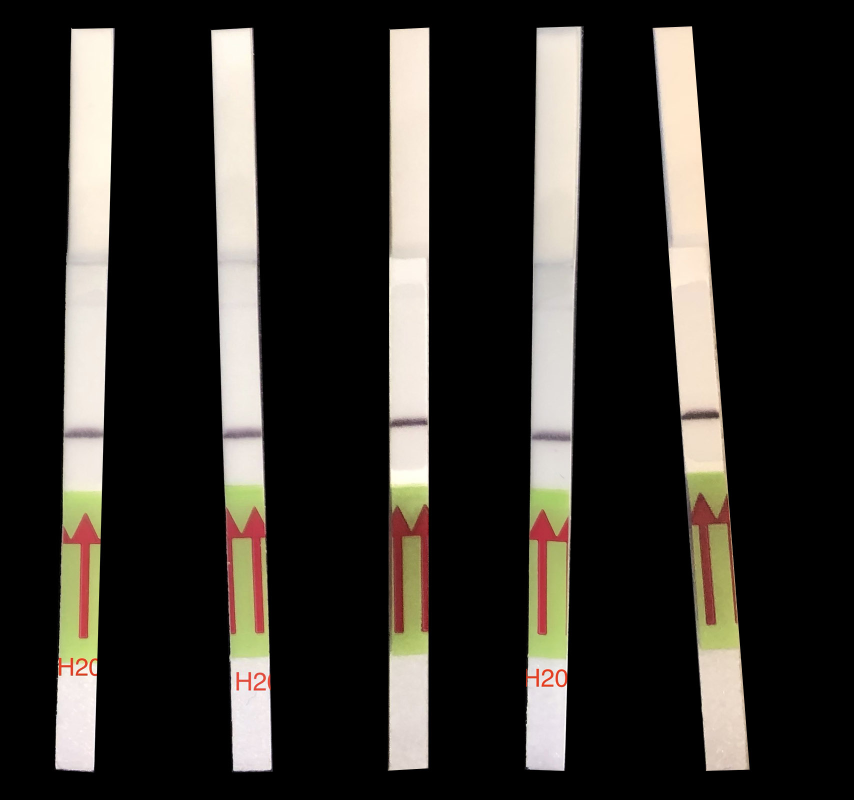
#> input picture notebooks/images/n2-controls.jpg, 1707 x 1600 px (shown at 1/2 size)
$ jupyter execute 'LOB threshold from controls.ipynb'
#> lines starting #> are read from the running program, lines starting #| are printed output that depends on the picture; after the words box and inside, x2 and y2 are one past the last pixel; in counts of white or black regions, pixels touching at a corner belong together; long printed decimals are rounded
[cell 1]
import cv2
import imutils
import math
import numpy as np
from matplotlib import pyplot as plt

plt.rcParams['figure.figsize'] = [10, 10]

## LOB threshold from controls

This script calculates the LB threshold from the signal in water controls, value which is then combined with the SD in low concentration tests to determine the detection threshold, following the method from Armbruster and Pry in "Limit of Blank, Limit of Detection and Limit of Quantitation"

[cell 2]
# filename = 'images/N2_LOD_for_app_1_June202019.JPG'
filename = 'images/n2-controls.jpg'
image = cv2.imread(filename)
#> image is the input picture: shape (1600, 1707, 3); mean B, G, R 41.2, 45.7, 48.7
image = cv2.GaussianBlur(image, (5,5), 0)
plt.imshow(cv2.cvtColor(image, cv2.COLOR_BGR2RGB))

[cell 3]
# Parameters

# TODO: All of these should normalized as a function of the image resolution and expected size of the strips

w = image.shape[0]
h = image.shape[1]

# The Y value above which the top of the strip should be
maxTopY = int(w * 0.2)

# The Y value above which the begining of the sensitive part of the strip should be
maxCenterY = int(w * 0.65)

# Minimum area of the colored center box in the strip
minCenterBoxArea = 10000

# Maximum area of the colored center box in the strip
maxCenterBoxArea = 50000

# Minimum area of the top strip boxes
minTopBoxArea = 25000

# Maximum of the top strip boxes
maxTopBoxArea = 500000

# Minimum intensity for binary thresholding of the top portion of the strips
minStripThreshold = 190

# Sensitive area of the strip
stripWidth = 200
stripHeight = 2000
stripHoldY = 850
maxPeakAlign = 50

# Percentage of the margins to be removed
marginFraction = 0.2

# Times the standard deviation of the mean intensity to detect a peak in first pass
peakSTDScale = 4

# Times the standard deviation of the mean intensity to detect a peak in the final normalized data
peakSTDScaleNorm = 20

# Default peak position to use when the control does not have a positive band
defPeakPosition = 360

# Maximum position for the peak of the control's positive band
maxControlPeakPos = 390

# Red is at the beginning/end of the hue range, so it covers the [0-10] and the [170, 180] (hue in OpenCV varies
# between 0 and 180 degrees)
lower_red1 = np.array([0, 50, 50])
upper_red1 = np.array([15, 255, 255])
lower_red2 = np.array([170, 50, 50])
upper_red2 = np.array([180, 255, 255])

# Green is between 20 and 90 (these ranges can be adjusted)
lower_green = np.array([20, 50, 50])
upper_green = np.array([90, 255, 255])

[cell 4]
# Some utilities

def makeOrderedBox(rect):
    box0 = cv2.boxPoints(rect)
    box0 = np.int0(box0)

    xval = [pt[0] for pt in box0]
    yval = [pt[1] for pt in box0]

    x0 = np.mean(xval)
    y0 = np.mean(yval)

    angles = []
    for i in range(0, len(box0)):
        xi = box0[i][0]
        yi = box0[i][1]
        x = xi - x0
        y = yi - y0
        a = np.arctan2(y, x)
        val = [a, i]
        angles += [val]

    angles.sort(key=lambda val: val[0], reverse=False)
    box = np.array([box0[val[1]] for val in angles])

    return box

def boxMinX(box):
    return min([pt[0] for pt in box])

def boxMaxX(box):
    return max([pt[0] for pt in box])

def boxMinY(box):
    return min([pt[1] for pt in box])

def boxMaxY(box):
    return max([pt[1] for pt in box])

def boxArea(box):
    x0 = np.mean([pt[0] for pt in box])
    y0 = np.mean([pt[1] for pt in box])
    p0 = np.array([x0, y0])

    area = 0
    n = len(box)
    for i in range(0, n):
        p1 = box[i]
        if i < n - 1:
            p2 = box[i + 1]
        else:
            p2 = box[0]

        # Heron's Formula
        a = np.linalg.norm(p1-p0)
        b = np.linalg.norm(p2-p0)
        c = np.linalg.norm(p1-p2)
        s = (a + b + c) / 2
        triarea = np.sqrt(s * (s - a) * (s - b) * (s - c))

        area += triarea

    return area

[cell 5]
# Processing Step 1: detecting the colored area in the strips

# First, convert the image to HSV color space, which makes the color detection straightforward
hsv = cv2.cvtColor(image, cv2.COLOR_BGR2HSV)
#> hsv: shape (1600, 1707, 3); mean H, S, V 8.9, 13, 49.1

# These strips have red arrows on a green background, so we define two masks, one for red and the other for green

red_mask1 = cv2.inRange(hsv, lower_red1, upper_red1)
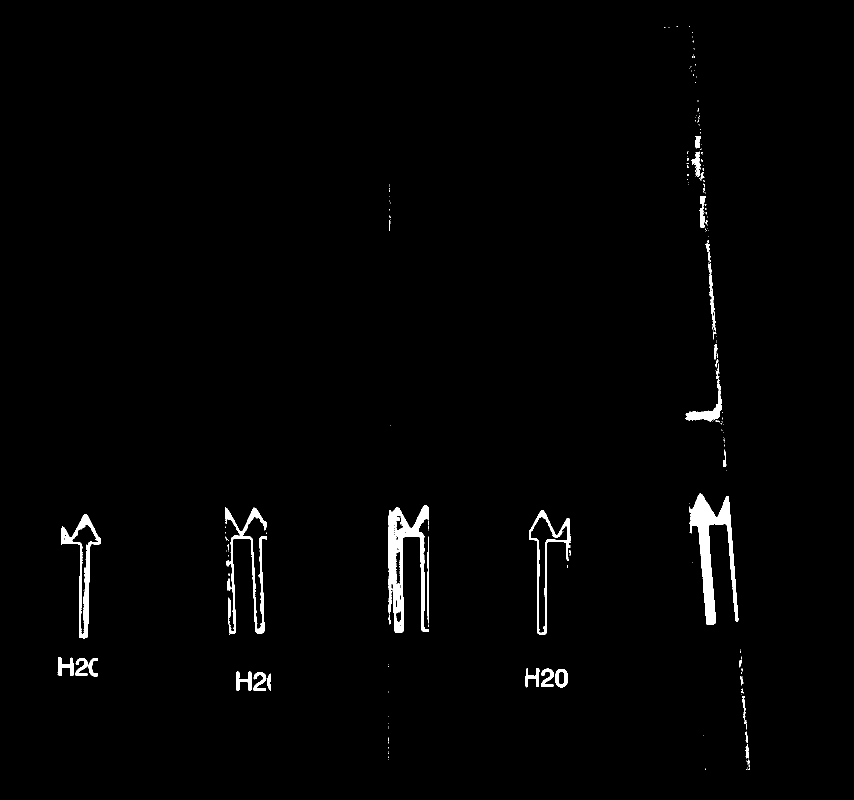
#> red_mask1: shape (1600, 1707) (shown at 1/2 size); 1.4% white; 223 white regions (182 under 20 px), largest, box (x1, y1, x2, y2) and area: (1378, 987, 1477, 1250) 8649, (777, 1011, 858, 1266) 8144, (450, 1015, 533, 1268) 4355
red_mask2 = cv2.inRange(hsv, lower_red2, upper_red2)
#> red_mask2: shape (1600, 1707); 0.53% white; 53 white regions (36 under 20 px), largest, box (x1, y1, x2, y2) and area: (1061, 1034, 1135, 1266) 3931, (486, 1033, 533, 1258) 3256, (143, 1049, 196, 1269) 2190

red_mask = red_mask1 + red_mask2
#> red_mask: shape (1600, 1707); 1.9% white; 207 white regions (166 under 20 px), largest, box (x1, y1, x2, y2) and area: (777, 1011, 858, 1266) 11510, (450, 1015, 533, 1268) 9687, (1378, 987, 1477, 1250) 8709
green_mask = cv2.inRange(hsv, lower_green, upper_green)
#> green_mask: shape (1600, 1707); 3.4% white; 66 white regions (50 under 20 px), largest, box (x1, y1, x2, y2) and area: (1381, 1049, 1481, 1302) 14761, (116, 1088, 202, 1329) 14499, (1054, 1080, 1139, 1318) 14365

mask = red_mask + green_mask
#> mask: shape (1600, 1707); 5.3% white; 249 white regions (207 under 20 px), largest, box (x1, y1, x2, y2) and area: (1372, 937, 1482, 1302) 28909, (115, 967, 205, 1353) 28018, (448, 968, 540, 1316) 27311

plt.imshow(cv2.cvtColor(mask, cv2.COLOR_GRAY2RGB))

[cell 6]
# Processing Step 2: determining the bounding boxes for the colored areas

cnts = cv2.findContours(mask, cv2.RETR_EXTERNAL, cv2.CHAIN_APPROX_SIMPLE)
#> cnts = 249 contours, 217 with area under 20; largest, box (x1, y1, x2, y2) and area: (1372, 937, 1482, 1302) 29126, (115, 967, 205, 1353) 27882, (448, 968, 540, 1316) 27492, (777, 961, 858, 1325) 26546, (1054, 975, 1142, 1318) 26396
cnts = imutils.grab_contours(cnts)

# Create a copy of the original image to draw the bounding boxes on
tmp = image.copy()

center_boxes = []
for c in cnts:
    M = cv2.moments(c)
    if M["m00"] == 0: continue

    rect = cv2.minAreaRect(c)
    box = makeOrderedBox(rect)

    area = boxArea(box)
    if area < minCenterBoxArea or maxCenterBoxArea < area: continue

    if maxCenterY < boxMinY(box): continue

    print("Found suitable center box")
    print(area)
    print(box)
    center_boxes += [box]

    tmp = cv2.drawContours(tmp, [box], 0, (0,0,255), 10)
    tmp = cv2.circle(tmp, (box[0][0], box[0][1]), 20, (255,0,0), -1)
#> this loop made 249 passes
#> c on passes 1, 2, 4: [[1492, 1539], [1494, 1539]], [[1411, 1537], [1411, 1539]], [[1494, 1535], [1494, 1536]]
#> (printed output is left out)
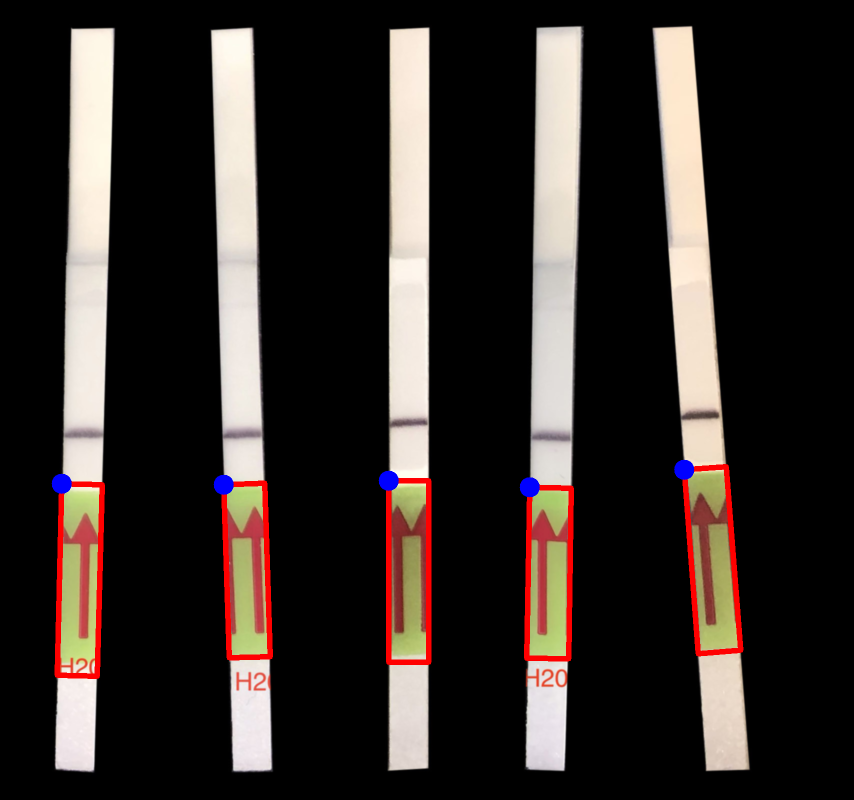
#> tmp: shape (1600, 1707, 3) (shown at 1/2 size); mean B, G, R 40.4, 44, 51.2
#> after the loop, center_boxes = 5 items

plt.imshow(cv2.cvtColor(tmp, cv2.COLOR_BGR2RGB))

[cell 7]
# Processing Step 3: binary thresholding of the entire image to extract the top part of the strips
ret, thresh = cv2.threshold(image, minStripThreshold, 255, cv2.THRESH_BINARY)
#> ret = 190

plt.imshow(cv2.cvtColor(thresh, cv2.COLOR_BGR2RGB))

[cell 8]
# Processing Step 4: detect boundary boxes for the top of the strips

grayscale = cv2.cvtColor(thresh, cv2.COLOR_BGR2GRAY)
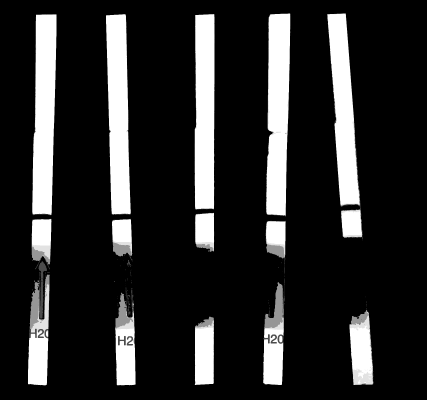
#> grayscale: shape (1600, 1707) (shown at 1/4 size); min 0, max 255, mean 42.9
cnts = cv2.findContours(grayscale, cv2.RETR_EXTERNAL, cv2.CHAIN_APPROX_SIMPLE)
#> cnts = 74 contours, 56 with area under 20; largest, box (x1, y1, x2, y2) and area: (1308, 54, 1452, 962) 66574, (1064, 54, 1161, 868) 64611, (129, 57, 227, 861) 63089, (424, 57, 523, 859) 61348, (779, 56, 858, 839) 58682
cnts = imutils.grab_contours(cnts)

# Create a copy of the original image to draw the bounding boxes on
tmp = image.copy()

top_boxes = []
for c in cnts:
    M = cv2.moments(c)
    if M["m00"] == 0: continue

    rect = cv2.minAreaRect(c)
    box = makeOrderedBox(rect)

    area = boxArea(box)
    if area < minTopBoxArea or maxTopBoxArea < area:
        continue

    if maxTopY < boxMinY(box): continue

    print("Found suitable top box")
    print(area)
    print(box)
    top_boxes += [box]

    tmp = cv2.drawContours(tmp, [box], 0, (0,0,255), 10)
    tmp = cv2.circle(tmp, (box[0][0], box[0][1]), 20, (255,0,0), -1)
#> this loop made 74 passes
#> c on passes 1, 2, 6, 8, 11, 14, 16, 18: [[803, 1287]], [[1059, 1271]], [[517, 1239], [517, 1240]], [[472, 1230]], [[1079, 1220], [1079, 1223]], [[471, 1213], [471, 1215]], [[1074, 1208], [1074, 1214]], [[519, 1204], [519, 1205]]
#> (printed output is left out)
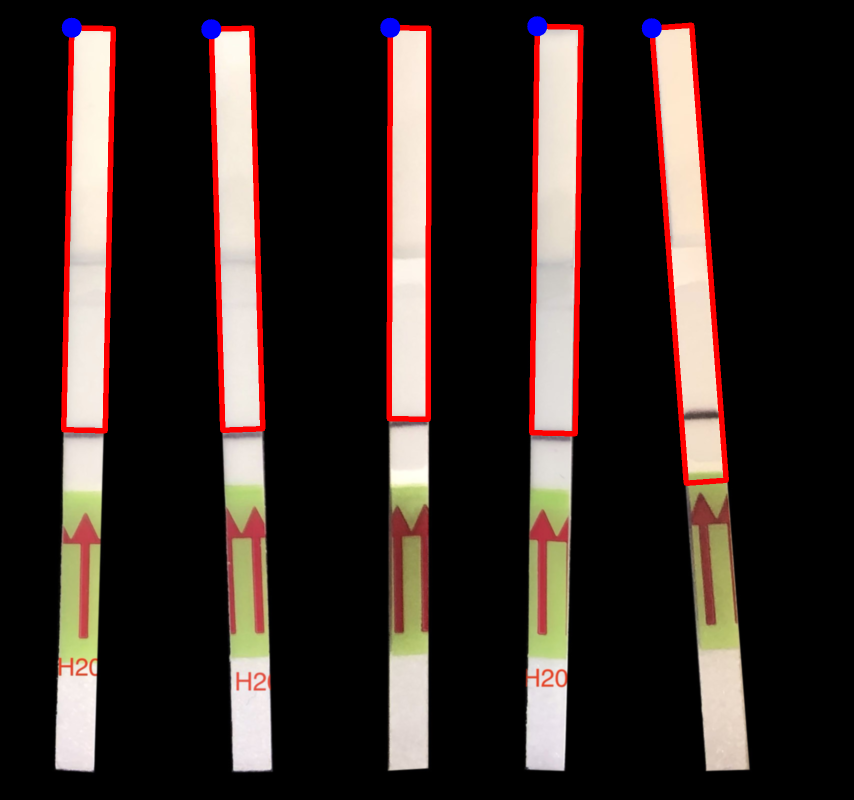
#> tmp: shape (1600, 1707, 3) (shown at 1/2 size); mean B, G, R 37.8, 41.4, 53.3

plt.imshow(cv2.cvtColor(tmp, cv2.COLOR_BGR2RGB))

[cell 9]
# From:
# https://www.cs.hmc.edu/ACM/lectures/intersections.html

def intersectLines(pt1, pt2, ptA, ptB):
    """ this returns the intersection of Line(pt1,pt2) and Line(ptA,ptB)

        returns a tuple: (xi, yi, valid, r, s), where
        (xi, yi) is the intersection
        r is the scalar multiple such that (xi,yi) = pt1 + r*(pt2-pt1)
        s is the scalar multiple such that (xi,yi) = pt1 + s*(ptB-ptA)
            valid == 0 if there are 0 or inf. intersections (invalid)
            valid == 1 if it has a unique intersection ON the segment    """

    DET_TOLERANCE = 0.00000001

    # the first line is pt1 + r*(pt2-pt1)
    # in component form:
    x1, y1 = pt1;   x2, y2 = pt2
    dx1 = x2 - x1;  dy1 = y2 - y1

    # the second line is ptA + s*(ptB-ptA)
    x, y = ptA;   xB, yB = ptB;
    dx = xB - x;  dy = yB - y;

    # we need to find the (typically unique) values of r and s
    # that will satisfy
    #
    # (x1, y1) + r(dx1, dy1) = (x, y) + s(dx, dy)
    #
    # which is the same as
    #
    #    [ dx1  -dx ][ r ] = [ x-x1 ]
    #    [ dy1  -dy ][ s ] = [ y-y1 ]
    #
    # whose solution is
    #
    #    [ r ] = _1_  [  -dy   dx ] [ x-x1 ]
    #    [ s ] = DET  [ -dy1  dx1 ] [ y-y1 ]
    #
    # where DET = (-dx1 * dy + dy1 * dx)
    #
    # if DET is too small, they're parallel
    #
    DET = (-dx1 * dy + dy1 * dx)

    if math.fabs(DET) < DET_TOLERANCE: return (0,0,0,0,0)

    # now, the determinant should be OK
    DETinv = 1.0/DET

    # find the scalar amount along the "self" segment
    r = DETinv * (-dy  * (x-x1) +  dx * (y-y1))

    # find the scalar amount along the input line
    s = DETinv * (-dy1 * (x-x1) + dx1 * (y-y1))

    # return the average of the two descriptions
    xi = (x1 + r*dx1 + x + s*dx)/2.0
    yi = (y1 + r*dy1 + y + s*dy)/2.0
    return ( xi, yi, 1, r, s )

[cell 10]
# Processing Step 5: construct the boxes that enclose the sensitive strip area

# First, order the top and center boxes from left to right
top_boxes.sort(key=lambda box: box[0][0], reverse=False)
center_boxes.sort(key=lambda box: box[0][0], reverse=False)

# Create a copy of the original image to draw the bounding boxes on
tmp = image.copy()

assert(len(top_boxes) == len(center_boxes)), "Different number of top and center boxes"

num_boxes = len(top_boxes)

strip_boxes = []

for i in range(0, num_boxes):
    tbox = top_boxes[i]
    cbox = center_boxes[i]

    # [5 lines of commented-out code are left out]

    tp0, tp1, tp2, tp3 = tbox[3], tbox[0], tbox[1], tbox[2]
    cp0, cp1, cp2, cp3 = cbox[3], cbox[0], cbox[1], cbox[2]

    # The intersection of the lines defining the sides of the strip (tp1-tp0 and tp2-tp3)
    # with the top edge of the center box defines the bottom corners of the area of interest
    res1 = intersectLines(tp1, tp0, cp1, cp2)
    res2 = intersectLines(tp2, tp3, cp1, cp2)

    assert(res1[2] == 1 and res2[2] == 1), "Top and center boxes are not intersecting"

    p1 = np.array([int(round(res1[0])), int(round(res1[1]))])
    p2 = np.array([int(round(res2[0])), int(round(res2[1]))])

    sbox = np.array([p1, tp1, tp2, p2])
#     sbox = np.array([cp1, tp1, tp2, cp2])

    strip_boxes += [sbox]
    tmp = cv2.drawContours(tmp, [sbox], 0, (0, 0, 255), 10)
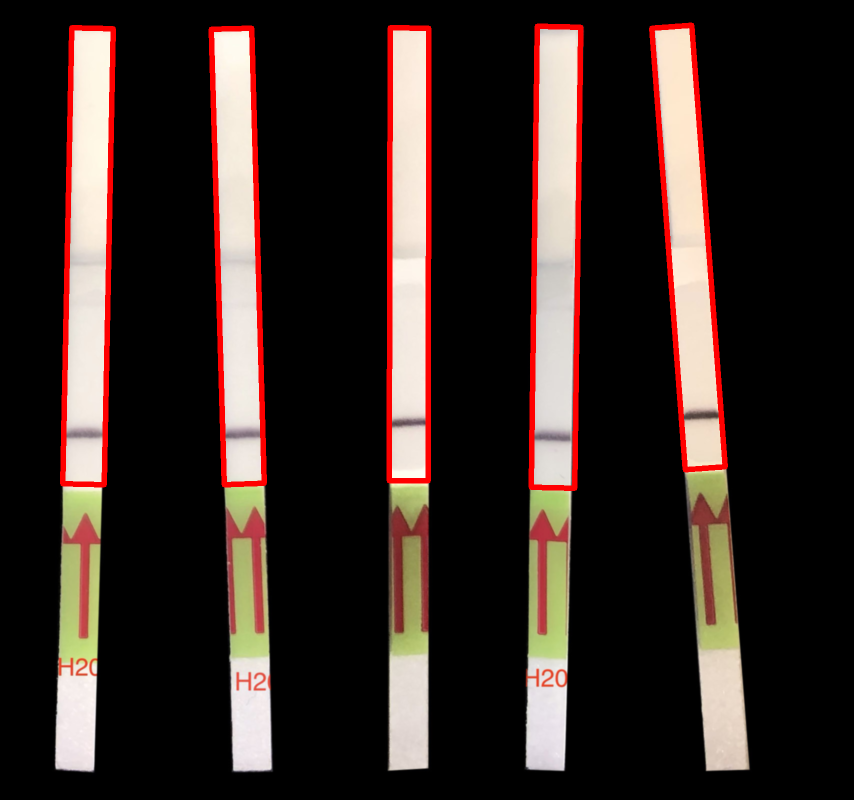
#> tmp: shape (1600, 1707, 3) (shown at 1/2 size); mean B, G, R 36.9, 41.1, 54

plt.imshow(cv2.cvtColor(tmp, cv2.COLOR_BGR2RGB))

[cell 11]
# Processing Step 6: Extract the strips into separate images

ref_box = np.array([[0, 0],[0, stripHeight],[stripWidth, stripHeight],[stripWidth, 0]], dtype=float)

raw_strip_images = []
for sbx in strip_boxes:
    h, status = cv2.findHomography(sbx, ref_box)
    img = cv2.warpPerspective(image, h, (stripWidth, stripHeight))
    raw_strip_images += [img]
#> this loop made 5 passes
#> sbx on passes 1 to 5: [[125, 967], [143, 55], [226, 57], [208, 969]], [[448, 969], [422, 58], [503, 56], [528, 966]], [[778, 961], [780, 55], [857, 56], [856, 961]], [[1062, 974], [1074, 52], [1161, 54], [1149, 976]], [[1370, 939], [1303, 56], [1383, 50], [1450, 933]]
#> pass 1, `img = cv2.warpPerspective(image, h, (stripWidth, stripHeight))`:
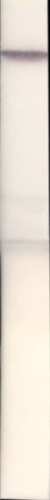
#> img: shape (2000, 200, 3) (shown at 1/4 size); mean B, G, R 214, 225.3, 233.8

[cell 12]
# Processing Step 7: Crop the images to remove the grip of the strips, and the vertical borders

norm_strip_images = []

fig, plots = plt.subplots(1, len(raw_strip_images))
idx = 0
for img in raw_strip_images:
    # Crop out the top and the bottom parts of the strip, and applying bilateral filtering for smoothing
    # https://opencv-python-tutroals.readthedocs.io/en/latest/py_tutorials/py_imgproc/py_filtering/py_filtering.html
    x0 = int(marginFraction * stripWidth)
    x1 = int((1 - marginFraction) * stripWidth)
    y0 = 0
    y1 = stripHoldY

    crop = img[y0:y1, x0:x1]
    nimg = cv2.bilateralFilter(crop, 9, 75, 75)
    norm_strip_images += [nimg]

    vimg = cv2.flip(nimg, 0)
    plots[idx].imshow(cv2.cvtColor(vimg, cv2.COLOR_BGR2RGB))
    idx += 1
#> this loop made 5 passes
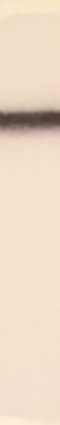
#> crop: shape (850, 120, 3) (shown at 1/2 size); mean B, G, R 197.5, 217.2, 235.9
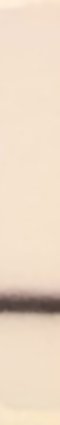
#> vimg: shape (850, 120, 3) (shown at 1/2 size); mean B, G, R 197.5, 217.2, 235.9

[cell 13]
# Processing Step 8: Plot all intensities

fig, plots = plt.subplots(len(norm_strip_images))
plt.subplots_adjust(top=1.5, hspace=0.5)
idx = len(norm_strip_images) - 1
for img in norm_strip_images:
    data = img.astype('int32')
    nrows = data.shape[0]
    values = np.array([])
    for r in range(0, nrows):
        values = np.append(values, 255 - np.mean(data[r]))
    plots[idx].plot(values)
#     if idx == 0:
#         plots[idx].set_title("CONTROL")
#     else:
    plots[idx].set_title("CONTROL " + str(idx))
    idx -= 1
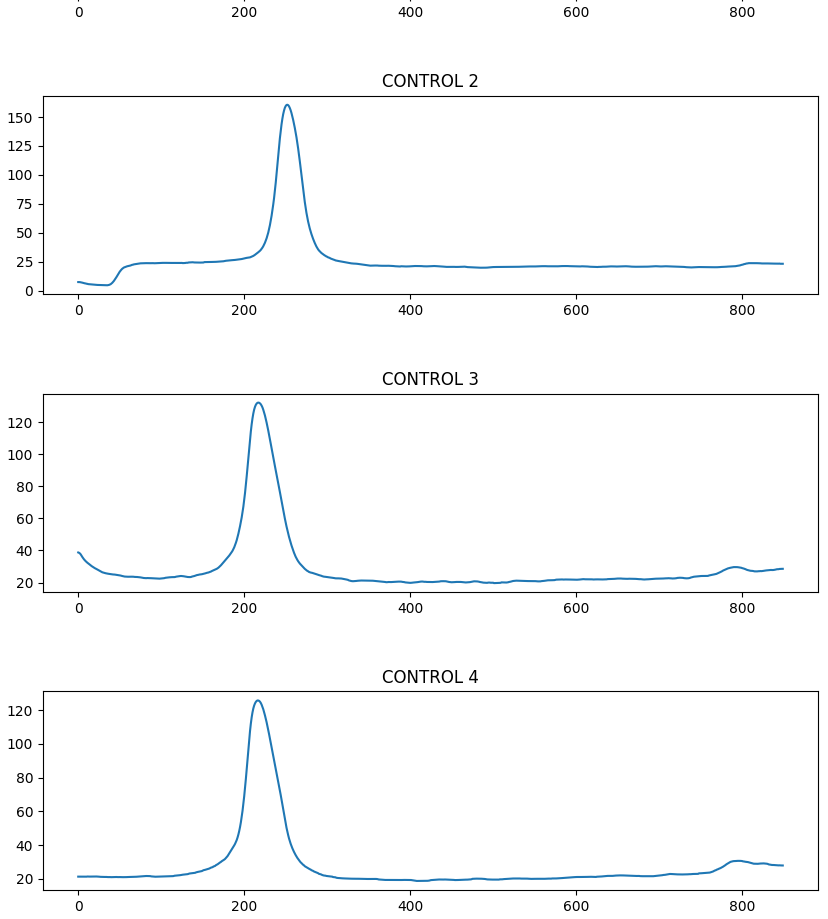
#> figure drawn by matplotlib, 5 panels; panel 1: curve peaks at x = 237, y = 184; panel 2: curve peaks at x = 217, y = 139.8; panel 3: curve peaks at x = 252, y = 160.7; panel 4: curve peaks at x = 217, y = 132.2

[cell 14]
# Processing Step 9: Compare all test images with the control image (last)

def getPeak(data, start, scale):
    nrows = data.shape[0]
    values = np.array([])
    for r in range(0, nrows):
        values = np.append(values, np.mean(data[r]))

    v = values[start:-1]
    mean = np.mean(v[0:int(len(v)/2)])
    std = np.std(v[0:int(len(v)/2)])

    i = np.argmin(v)
    peak = np.min(v)
    return i, peak, v
# [4 lines of commented-out code are left out]


values = []
for test_img in norm_strip_images:
    test_data = test_img.astype('int32')
    half = int(test_data.shape[0]/2)
    test_pk_idx, test_pk_val, test_all_val = getPeak(test_data, half, peakSTDScale)
    values += [test_pk_val]


lob = np.mean(values) - 1.645 * np.std(values)
print(lob)
#| 207.498
